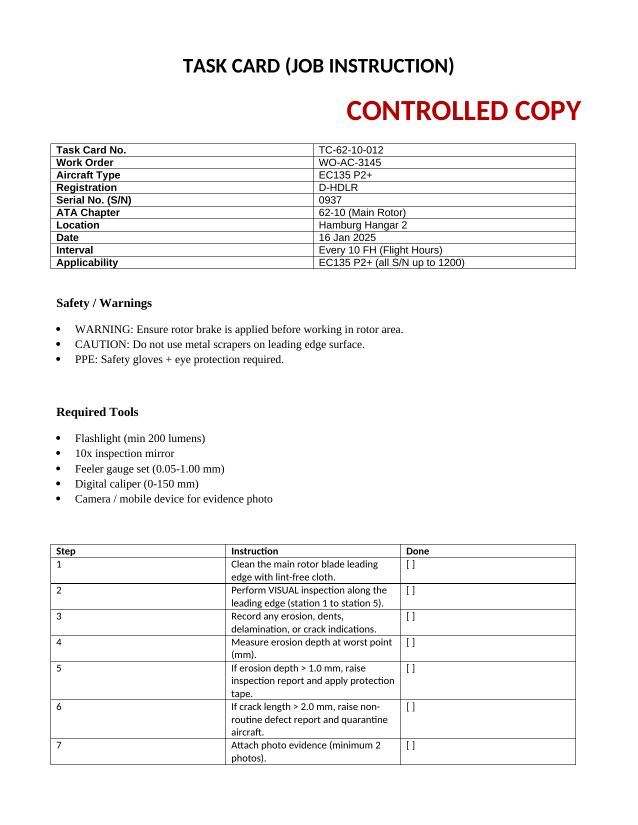
#> input picture test_folder/render/01_TaskCard_TC-62-10-012-1.png, 1275 x 1650 px (shown at 1/2 size)
$ python -i ocr.py   (imports and definitions only)
#> lines starting #> are read from the running program, lines starting #| are printed output that depends on the picture; after the words box and inside, x2 and y2 are one past the last pixel; in counts of white or black regions, pixels touching at a corner belong together
#> further down, picture is the input picture: shape (1650, 1275, 3); mean B, G, R 245.1, 245.1, 245.8
from __future__ import annotations

from pathlib import Path

import cv2
import numpy as np
import pytesseract

# IMPORTANT: Explicit path for Windows (PATH is not set)
pytesseract.pytesseract.tesseract_cmd = r"C:\Program Files\Tesseract-OCR\tesseract.exe"


def _preprocess(img_bgr: np.ndarray) -> np.ndarray:
    """
    Preprocess scanned documents for better OCR:
    - grayscale
    - upscale
    - denoise
    - adaptive threshold
    """
    gray = cv2.cvtColor(img_bgr, cv2.COLOR_BGR2GRAY)

    # upscale small text
    gray = cv2.resize(gray, None, fx=2.0, fy=2.0, interpolation=cv2.INTER_CUBIC)
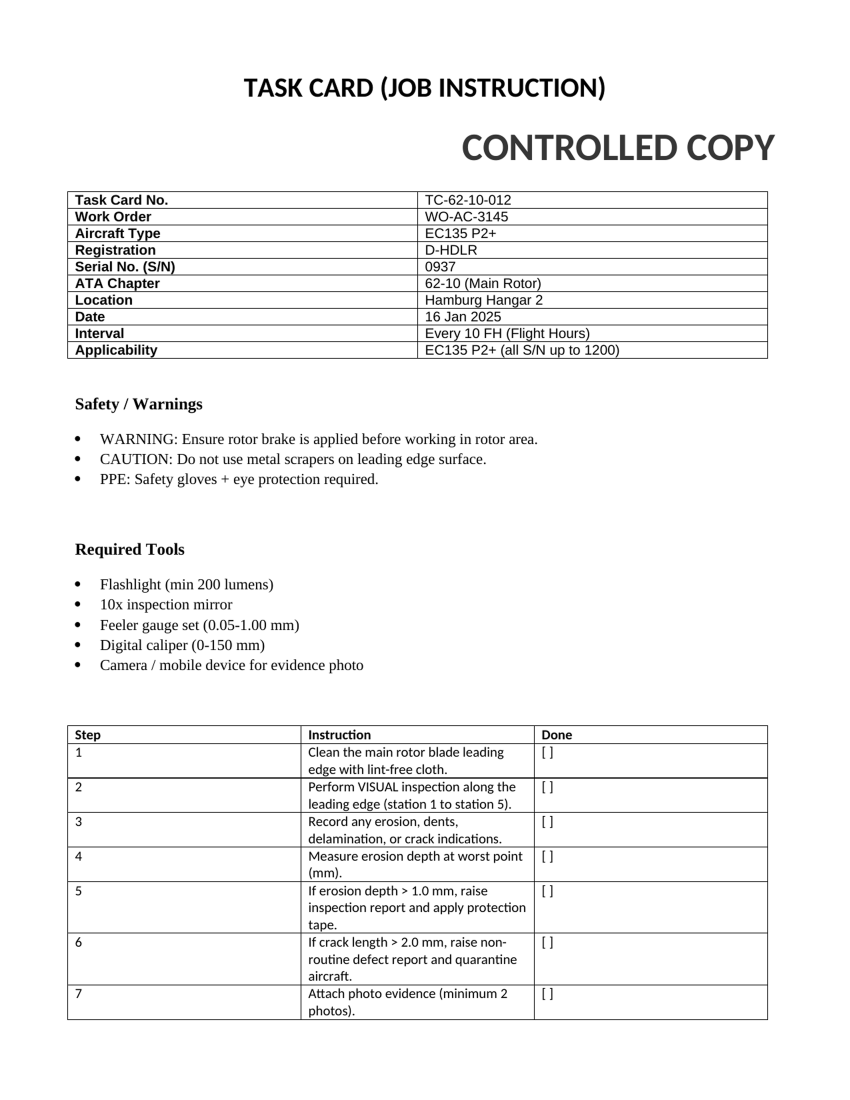
#> gray: shape (3300, 2550) (shown at 1/3 size); min 0, max 255, mean 244.8

    # denoise + sharpen
    gray = cv2.GaussianBlur(gray, (3, 3), 0)
    kernel = np.array([[0, -1, 0], [-1, 5, -1], [0, -1, 0]], dtype=np.float32)
    gray = cv2.filter2D(gray, -1, kernel)

    # adaptive threshold (robust for scanned forms)
    thr = cv2.adaptiveThreshold(
        gray,
        255,
        cv2.ADAPTIVE_THRESH_GAUSSIAN_C,
        cv2.THRESH_BINARY,
        31,
        7,
    )
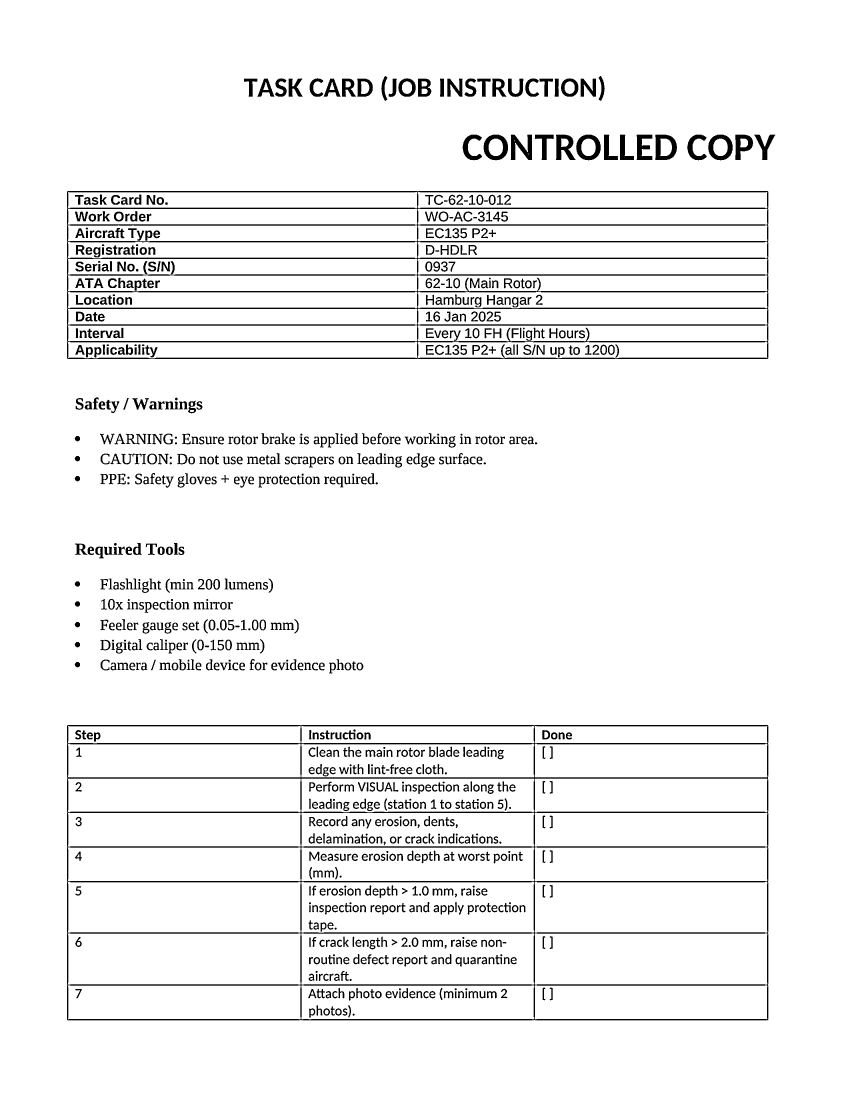
#> thr: shape (3300, 2550) (shown at 1/3 size); 94.7% white; 1029 black regions, largest, box (x1, y1, x2, y2) and area: (201, 573, 2305, 1077) 97642, (201, 2175, 2305, 3061) 88081, (1532, 404, 1596, 480) 2746
    return thr


def ocr_image(image_path: Path) -> str:
    """
    OCR from image -> text using pytesseract.

    Returns:
        OCR text as a single string.
    """
    img = cv2.imread(str(image_path))
    if img is None:
        raise FileNotFoundError(f"Cannot read image: {image_path}")

    processed = _preprocess(img)

    # LSTM OCR engine, block-of-text mode
    config = "--oem 3 --psm 6"
    return pytesseract.image_to_string(processed, config=config)

>>> import cv2
>>> picture = cv2.imread('../render/01_TaskCard_TC-62-10-012-1.png')
>>> result = _preprocess(picture)

$ run again, on test_folder/render/02_InspectionReport_IR-2201-1.png
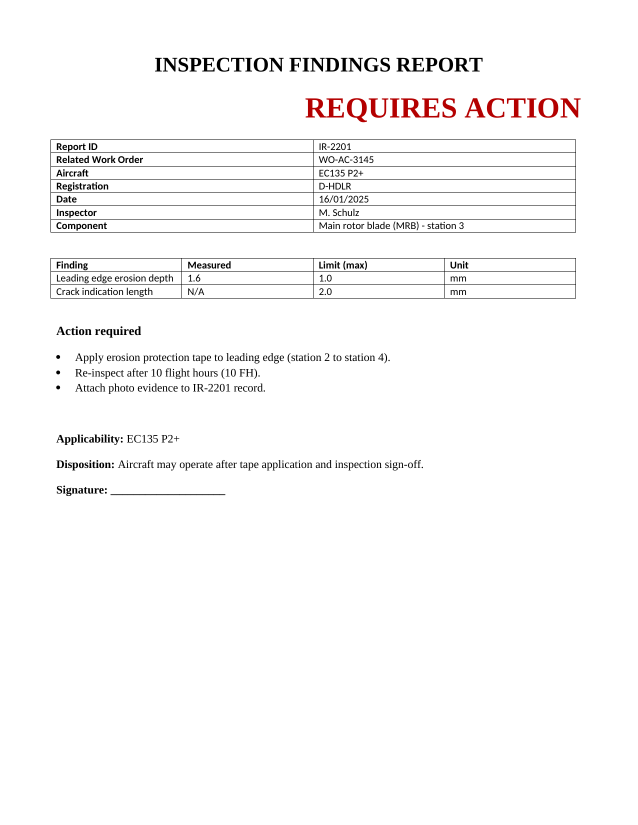
#> input picture test_folder/render/02_InspectionReport_IR-2201-1.png, 1275 x 1650 px (shown at 1/2 size)
#> picture is the input picture: shape (1650, 1275, 3); mean B, G, R 248.8, 248.8, 249.5
#> in _preprocess, `gray = cv2.resize(gray, None, fx=2.0, fy=2.0, interpolation=cv2.INTER_..`:
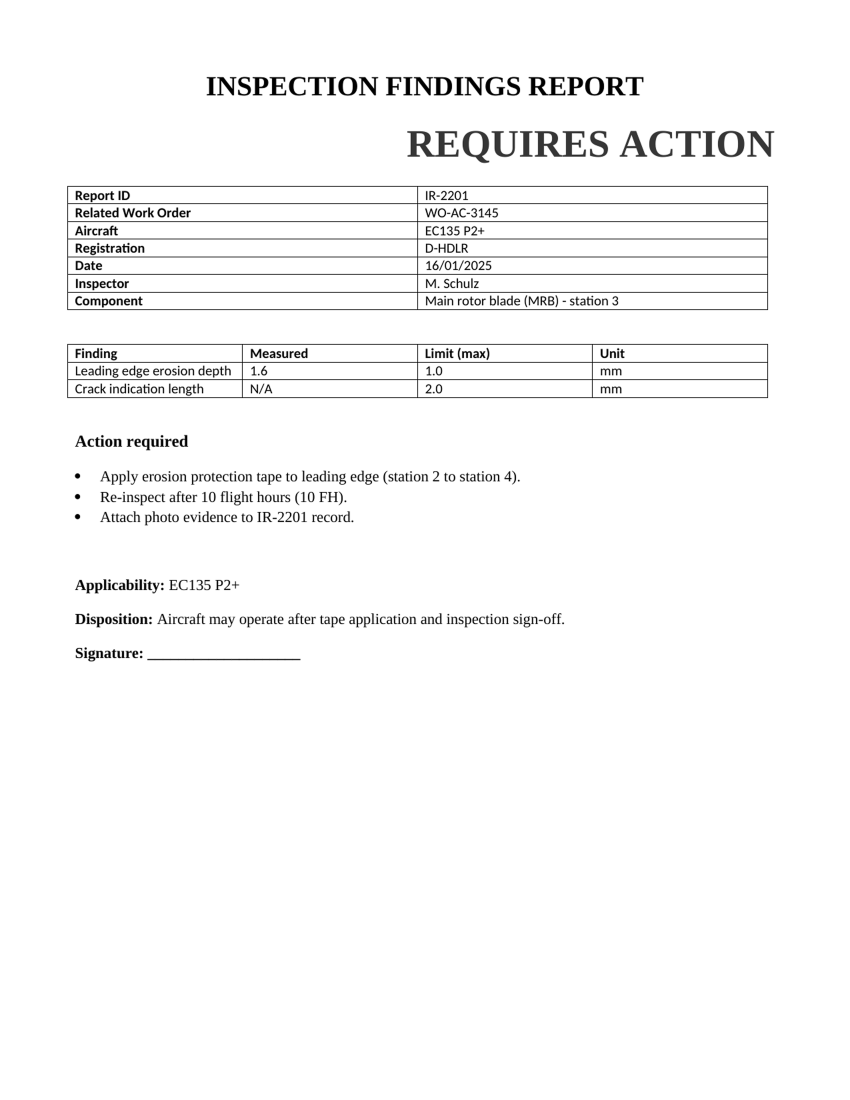
#> gray: shape (3300, 2550) (shown at 1/3 size); min 0, max 255, mean 248.7
#> in _preprocess, `thr = cv2.adaptiveThreshold( gray, 255, cv2.ADAPTIVE_THRESH_GAUSSIAN_C..`:
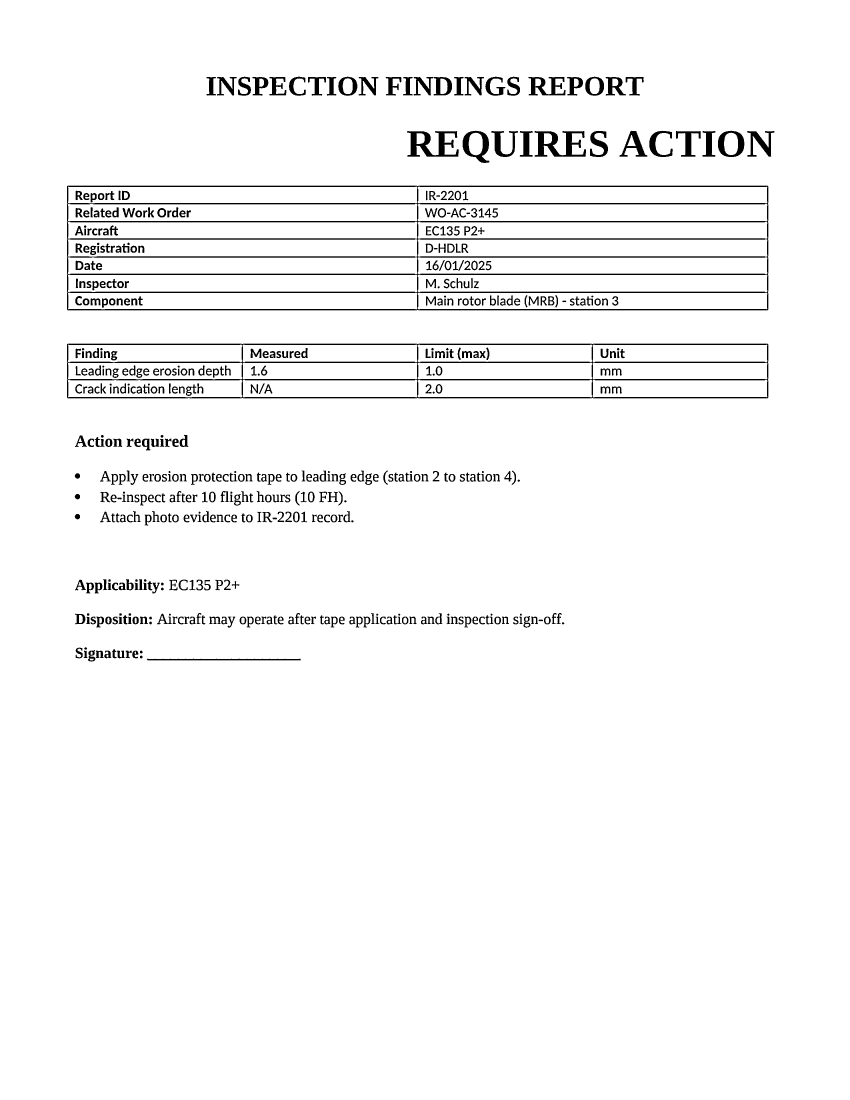
#> thr: shape (3300, 2550) (shown at 1/3 size); 96.7% white; 550 black regions, largest, box (x1, y1, x2, y2) and area: (201, 557, 2305, 931) 70673, (201, 1031, 2305, 1195) 35930, (1221, 393, 1376, 470) 5496

$ run again, on test_folder/render/03_NonRoutine_NR-7715-1.png
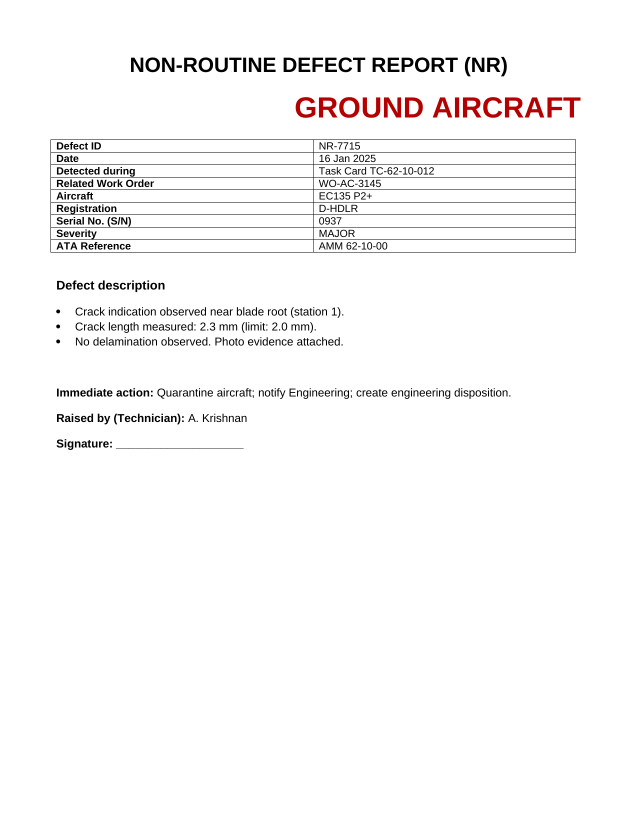
#> input picture test_folder/render/03_NonRoutine_NR-7715-1.png, 1275 x 1650 px (shown at 1/2 size)
#> picture is the input picture: shape (1650, 1275, 3); mean B, G, R 248, 248, 248.9
#> in _preprocess, `gray = cv2.resize(gray, None, fx=2.0, fy=2.0, interpolation=cv2.INTER_..`:
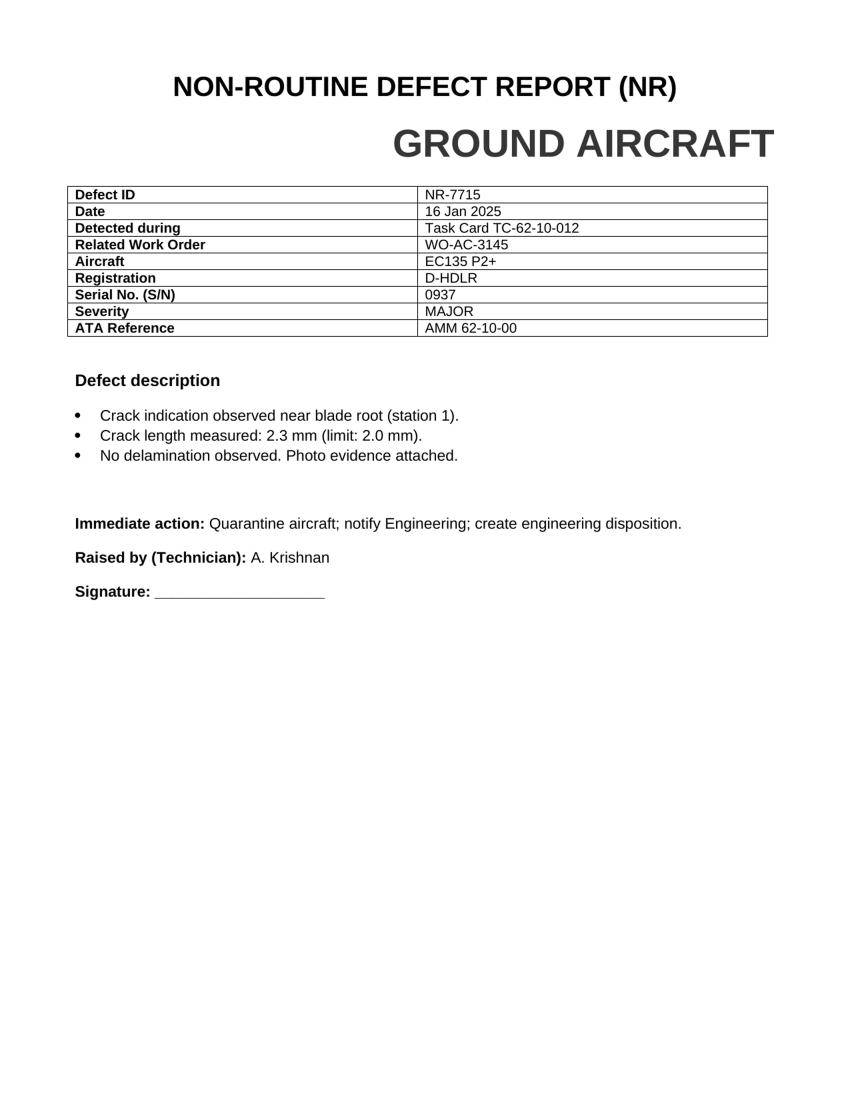
#> gray: shape (3300, 2550) (shown at 1/3 size); min 0, max 255, mean 248
#> in _preprocess, `thr = cv2.adaptiveThreshold( gray, 255, cv2.ADAPTIVE_THRESH_GAUSSIAN_C..`:
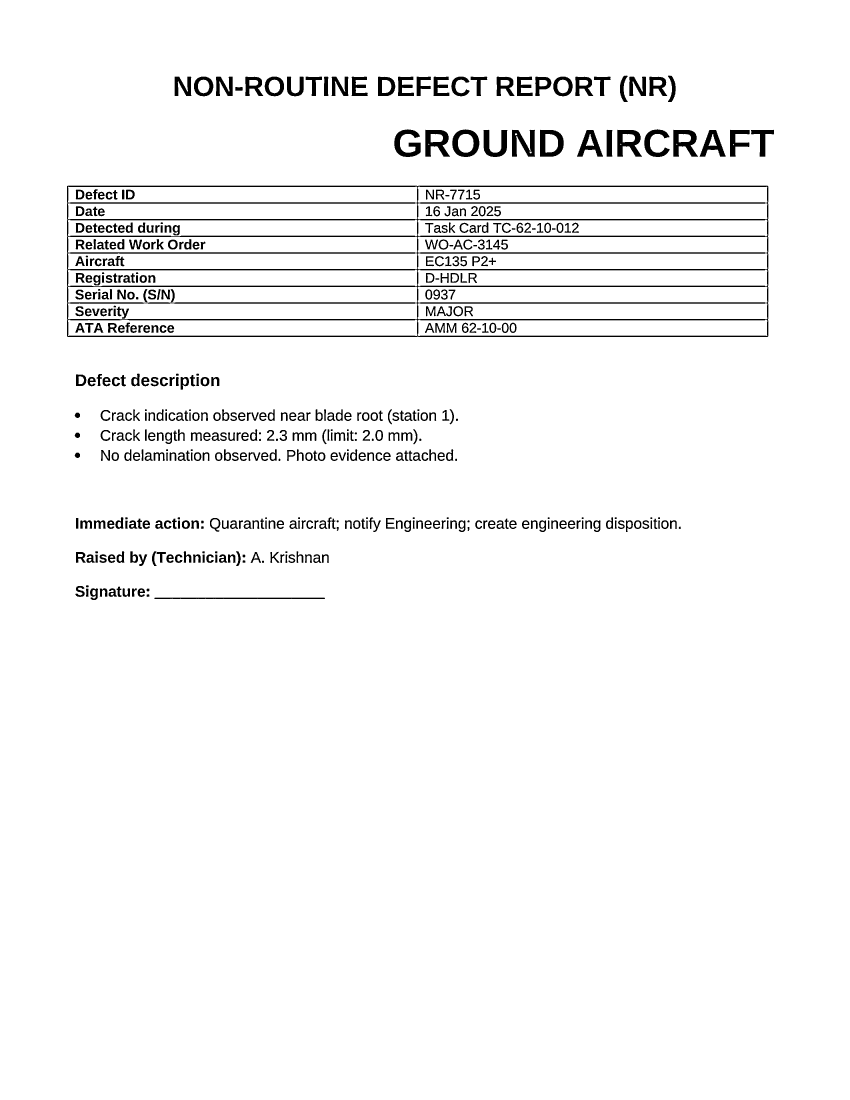
#> thr: shape (3300, 2550) (shown at 1/3 size); 96.6% white; 528 black regions, largest, box (x1, y1, x2, y2) and area: (201, 557, 2305, 1011) 88021, (1276, 389, 1350, 470) 3384, (1852, 389, 1926, 470) 3384
